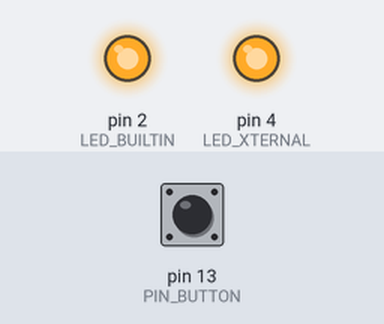
Simulated run of this sketch. Board: Arduino Uno, built with avr-gcc and run on an emulated ATmega328P. Parts: output pins drawn as LEDs (lit = HIGH). Inputs (shaded band) come from the test bench; at power-on: pin 13 (PIN_BUTTON) LOW.

Above: at 1.2 s.
1.3 s: pin 13 (PIN_BUTTON) pulled HIGH for 0.15 s
At 1.8 s:
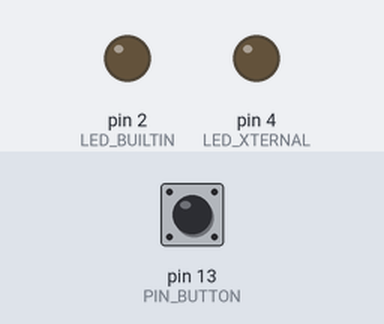
2.9 s: pin 13 (PIN_BUTTON) pulled HIGH for 1 s
At 4.2 s:
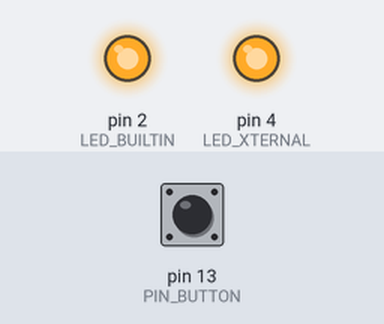
5.4 s: pin 13 (PIN_BUTTON) pulled HIGH for 3.2 s
At 9.0 s:
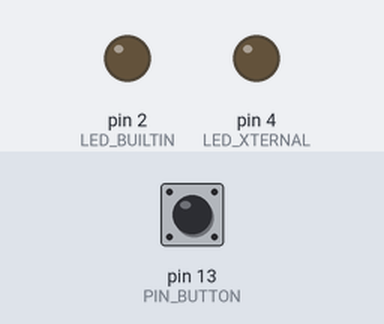
Timing chart, 0 to 10.5 s (numbered marks = the images above; inputs shaded):
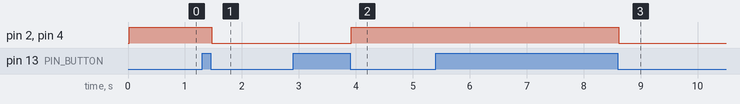

Measured:
- after the input at 1.3 s, pin 2 (LED_BUILTIN), pin 4 (LED_XTERNAL): HIGH → LOW after 0.17 s
- after the input at 2.9 s, pin 2 (LED_BUILTIN), pin 4 (LED_XTERNAL): LOW → HIGH after 1.0 s
- after the input at 5.4 s, pin 2 (LED_BUILTIN), pin 4 (LED_XTERNAL): HIGH → LOW after 3.2 s

The sketch:

002_03_button_leds_mini_lamp.ino
```cpp
/**********************************************************************
* Filename    : 002_03_button_leds_mini_lamp
* Description : Make builtin and external leds to work as,
* a mini lamp (default builtin and external Leds are OFF,
* and button is working as ON and OFF) toogle button
* Auther      : Alternative Solutions
* Modification: 2026/02/04
**********************************************************************/
#define LED_BUILTIN  2
#define LED_XTERNAL  4
#define PIN_BUTTON   13
#define DELAY_TIME   20

int val = 0;

/******** BEFORE DOING THIS EXCERCISE FIRST DO 002_button_led ********/

// the setup function runs once when you press reset or power the board
void setup() {
  // initialize digital pin LED_BUILTIN and LED_XTERNAL as an output.
  pinMode(LED_BUILTIN, OUTPUT);
  pinMode(LED_XTERNAL, OUTPUT);
  // initialize digital pin PIN_BUTTON as an input.
  pinMode(PIN_BUTTON, INPUT);

  //Serial.begin(115200);
}

// the loop function runs over and over again forever
void loop() {

  //same logic bu using if statement
  if (HIGH == digitalRead(PIN_BUTTON)) {  //K (The button) is not pressed
    // (No operation)
  } else {                                //K is pressed, ==>> short circuit
    // first bounce
    delay(DELAY_TIME);
    if (LOW == digitalRead(PIN_BUTTON)) {
      reverseGPIO(LED_BUILTIN);
      reverseGPIO(LED_XTERNAL);
    }

    //block here until the button is release
    while(LOW == digitalRead(PIN_BUTTON));
    delay(DELAY_TIME);
  }
}

void reverseGPIO(uint8_t pin) {
  digitalWrite(pin, !digitalRead(pin));
}
```
